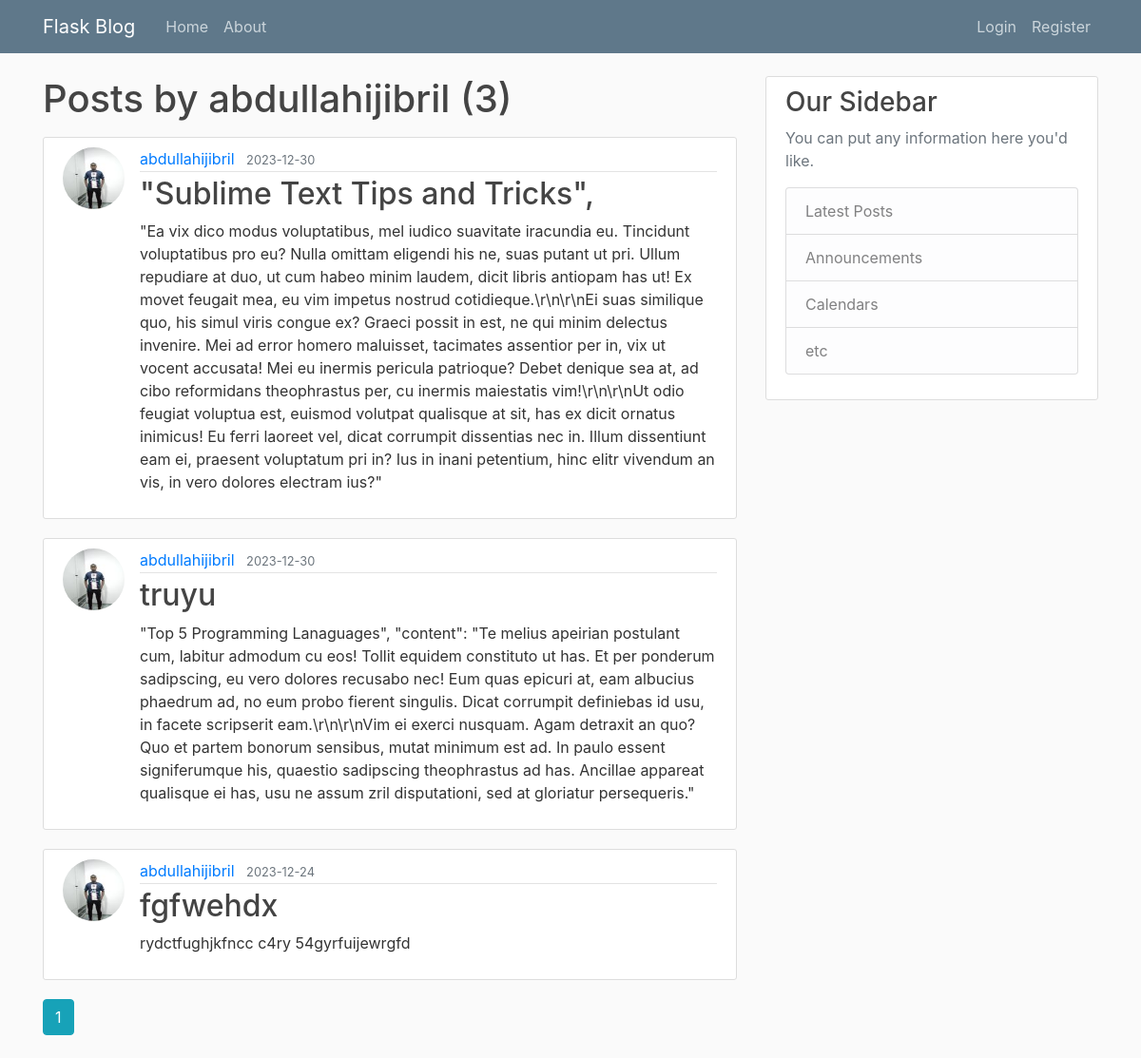
Page /user/abdullahijibril on the committed database.
### flaskblog/models.py (models this page shows, shortened)
class User(db.Model, UserMixin):
    id = db.Column(db.Integer, primary_key=True)
    username = db.Column(db.String(20), unique=True, nullable=False)
    email = db.Column(db.String(120), unique=True, nullable=False)
    image_file = db.Column(db.String(20), nullable=False, default='default.jpg')
    password = db.Column(db.String(60), nullable=False)
    posts = db.relationship('Post', backref='author', lazy=True)

class Post(db.Model):
    id = db.Column(db.Integer, primary_key=True)
    title = db.Column(db.String(100), nullable=False)
    date_posted = db.Column(db.DateTime, nullable=False, default=datetime.utcnow)
    content = db.Column(db.Text, nullable=False)
    user_id = db.Column(db.Integer, db.ForeignKey('user.id'), nullable=False)

### flaskblog/routes.py (the view)
@app.route("/user/<string:username>")
def user_posts(username):
    page = request.args.get('page', 1, type=int)
    user = User.query.filter_by(username=username).first_or_404()
    posts = Post.query.filter_by(author=user)\
        .order_by(Post.date_posted.desc())\
        .paginate(page=page, per_page=5)
    return render_template('user_posts.html', posts=posts, user=user)

### flaskblog/templates/user_posts.html
{% extends "layout.html" %}
{% block content %}
    <h1 class="mb-3">Posts by {{ user.username }} ({{ posts.total }})</h1>
    {% for post in posts.items %}
        <article class="media content-section">
          <img class="rounded-circle article-img" src="{{ url_for('static', filename='profile_pics/' + post.author.image_file) }}">
          <div class="media-body">
            <div class="article-metadata">
              <a class="mr-2" href="{{ url_for('user_posts', username=post.author.username) }}">{{ post.author.username }}</a>
              <small class="text-muted">{{ post.date_posted.strftime('%Y-%m-%d') }}</small>
            </div>
            <h2><a class="article-title" href="{{ url_for('post', post_id=post.id) }}">{{ post.title }}</a></h2>
            <p class="article-content">{{ post.content }}</p>
          </div>
        </article>
    {% endfor %}
    {% for page_num in posts.iter_pages(left_edge=1, right_edge=1, left_current=1, right_current=2) %}
      {% if page_num %}
        {% if posts.page == page_num %}
          <a class="btn btn-info mb-4" href="{{ url_for('user_posts', username=user.username, page=page_num) }}">{{ page_num }}</a>
        {% else %}
          <a class="btn btn-outline-info mb-4" href="{{ url_for('user_posts', username=user.username, page=page_num) }}">{{ page_num }}</a>
        {% endif %}
      {% else %}
        ...
      {% endif %}
    {% endfor %}
{% endblock content %}

### flaskblog/templates/layout.html (shortened to what this page needs)
<!DOCTYPE html>
<html>
<head>
    <link rel="stylesheet" href="https://maxcdn.bootstrapcdn.com/bootstrap/4.0.0/css/bootstrap.min.css">
    <link rel="stylesheet" type="text/css" href="{{ url_for('static', filename='main.css') }}">
</head>
<body>
    <header class="site-header">
      <nav class="navbar navbar-expand-md navbar-dark bg-steel fixed-top">
        <div class="container">
          <a class="navbar-brand mr-4" href="/">Flask Blog</a>
          <div class="collapse navbar-collapse" id="navbarToggle">
            <div class="navbar-nav mr-auto">
              <a class="nav-item nav-link" href="{{ url_for('home') }}">Home</a>
              <a class="nav-item nav-link" href="{{ url_for('about') }}">About</a>
            </div>
            <div class="navbar-nav">
              {% if current_user.is_authenticated %}
                <a class="nav-item nav-link" href="{{ url_for('new_post') }}">New Post</a>
                <a class="nav-item nav-link" href="{{ url_for('account') }}">Account</a>
                <a class="nav-item nav-link" href="{{ url_for('logout') }}">Logout</a>
              {% else %}
                <a class="nav-item nav-link" href="{{ url_for('login') }}">Login</a>
                <a class="nav-item nav-link" href="{{ url_for('register') }}">Register</a>
              {% endif %}
            </div>
          </div>
        </div>
      </nav>
    </header>
    <main role="main" class="container">
      <div class="row">
        <div class="col-md-8">
          {% block content %}{% endblock %}
        </div>
        <div class="col-md-4">
          <div class="content-section">
            <h3>Our Sidebar</h3>
            <p class='text-muted'>You can put any information here you'd like.
              <ul class="list-group">
                <li class="list-group-item list-group-item-light">Latest Posts</li>
                <li class="list-group-item list-group-item-light">Announcements</li>
                <li class="list-group-item list-group-item-light">Calendars</li>
                <li class="list-group-item list-group-item-light">etc</li>
              </ul>
            </p>
          </div>
        </div>
      </div>
    </main>
</body>
</html>

### flaskblog/static/main.css (style rules this page uses)
body { background: #fafafa; color: #333333; margin-top: 5rem; }
h1, h2, h3, h4, h5, h6 { color: #444444; }
.bg-steel { background-color: #5f788a; }
.site-header .navbar-nav .nav-link { color: #cbd5db; }
.content-section { background: #ffffff; padding: 10px 20px; border: 1px solid #dddddd; border-radius: 3px; margin-bottom: 20px; }
.article-title { color: #444444; }
.article-content { white-space: pre-line; }
.article-img { height: 65px; width: 65px; margin-right: 16px; }
.article-metadata { padding-bottom: 1px; margin-bottom: 4px; border-bottom: 1px solid #e3e3e3 }

### rows in the picture
User: username "abdullahijibril"
Post: image_file (picture), author.username "abdullahijibril", date_posted "2023-12-30", title "\"Sublime Text Tips and Tricks\",", content "\"Ea vix dico modus voluptatibus, mel iudico suavitate iracundia eu. Tincidunt voluptatibus pro eu? Nulla omittam eligendi his ne, suas putant ut pri. Ullum repudiare at duo, ut cum habeo minim laudem, dicit libris antiopam has ut! Ex movet feugait mea, eu vim impetus nostrud cotidieque.\\r\\n\\r\\nEi suas similique quo, his simul viris congue ex? Graeci possit in est, ne qui minim delectus invenire. Mei ad error homero maluisset, tacimates assentior per in, vix ut vocent accusata! Mei eu inermis pericula patrioque? Debet denique sea at, ad cibo reformidans theophrastus per, cu inermis maiestatis vim!\\r\\n\\r\\nUt odio feugiat voluptua est, euismod volutpat qualisque at sit, has ex dicit ornatus…"
Post: image_file (picture), author.username "abdullahijibril", date_posted "2023-12-30", title "truyu", content "\"Top 5 Programming Lanaguages\", \"content\": \"Te melius apeirian postulant cum, labitur admodum cu eos! Tollit equidem constituto ut has. Et per ponderum sadipscing, eu vero dolores recusabo nec! Eum quas epicuri at, eam albucius phaedrum ad, no eum probo fierent singulis. Dicat corrumpit definiebas id usu, in facete scripserit eam.\\r\\n\\r\\nVim ei exerci nusquam. Agam detraxit an quo? Quo et partem bonorum sensibus, mutat minimum est ad. In paulo essent signiferumque his, quaestio sadipscing theophrastus ad has. Ancillae appareat qualisque ei has, usu ne assum zril disputationi, sed at gloriatur persequeris.\""
Post: image_file (picture), author.username "abdullahijibril", date_posted "2023-12-24", title "fgfwehdx", content "rydctfughjkfncc c4ry 54gyrfuijewrgfd"

### other values in the picture
{{ posts.total }} "3"
{{ page_num }} "1"
